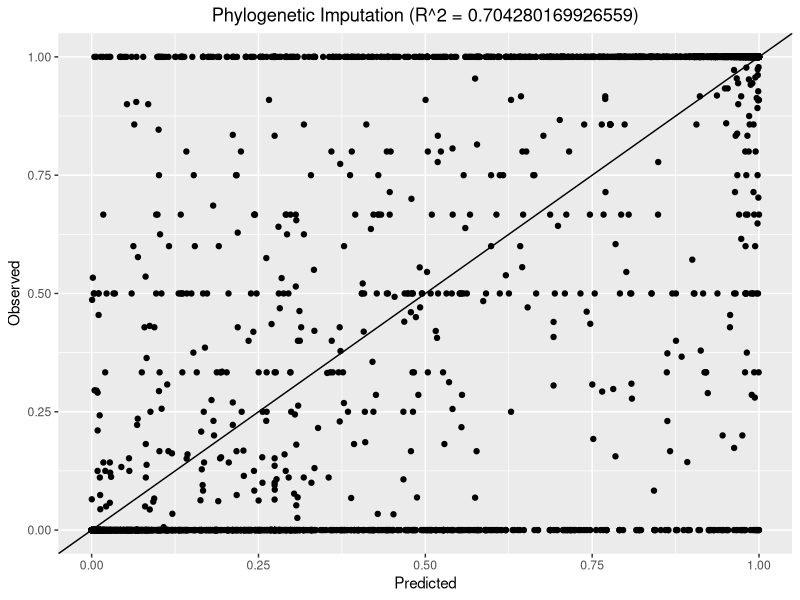
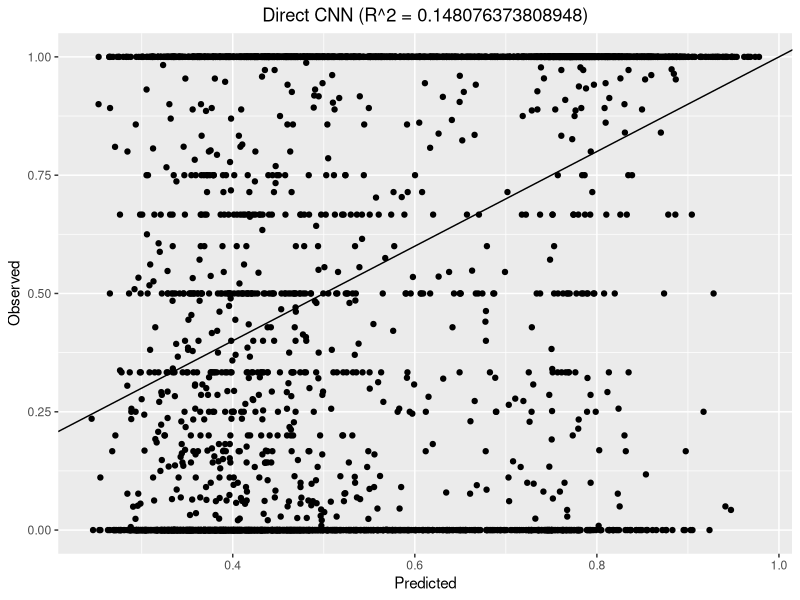

Write R code to recreate these figures, in order.
library(ggplot2)
# set working directory
setwd("~/MIT/Thesis/Code/Github/cnn_traits_dispersal/")
# read csv file
phylo <- read.csv("./data/target_test_phylo.csv", header = T, sep = ",")
direct_cnn <- read.csv("./data/direct_CNN_test_results.csv", header = T, sep = ",")

# calculate r squared for phylo
# drop NA values
phylo <- phylo[complete.cases(phylo),]
phylo_r2 <- cor(phylo$biotic, phylo$biotic_pred)^2
phylo_r2
# calculate r squared for direct cnn
direct_cnn_r2 <- cor(direct_cnn$test_ref, direct_cnn$test_pred_df)^2
direct_cnn_r2

# plot predicted vs observed values
ggplot(data = phylo) + 
  geom_point(aes(x = biotic_pred, y = biotic)) + 
  geom_abline(intercept = 0, slope = 1) +
  labs(x = "Predicted", y = "Observed", title = paste0("Phylogenetic Imputation (R^2 = ", phylo_r2, ")")) +
  theme(plot.title = element_text(hjust = 0.5))

ggplot(data = direct_cnn) +
  geom_point(aes(x = test_pred_df, y = test_ref)) +
  geom_abline(intercept = 0, slope = 1) +
  labs(x = "Predicted", y = "Observed", title = paste0("Direct CNN (R^2 = ", direct_cnn_r2, ")")) +
  theme(plot.title = element_text(hjust = 0.5))
